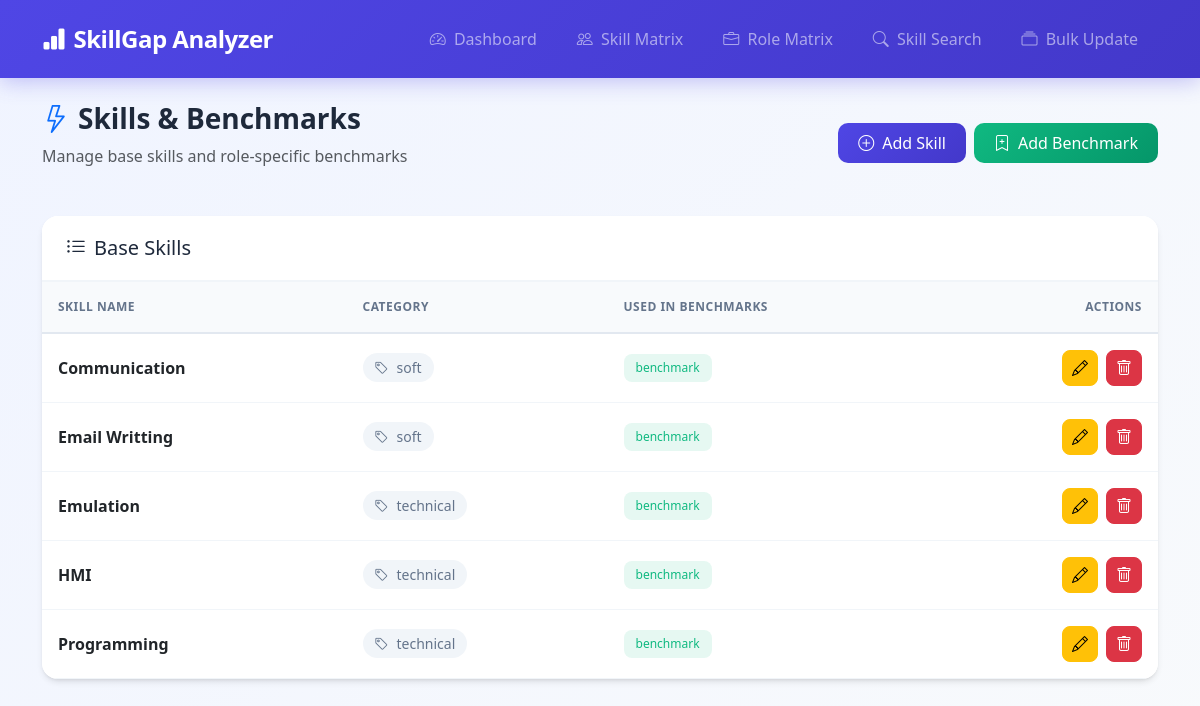
Page /skills/ on the earlier database version.
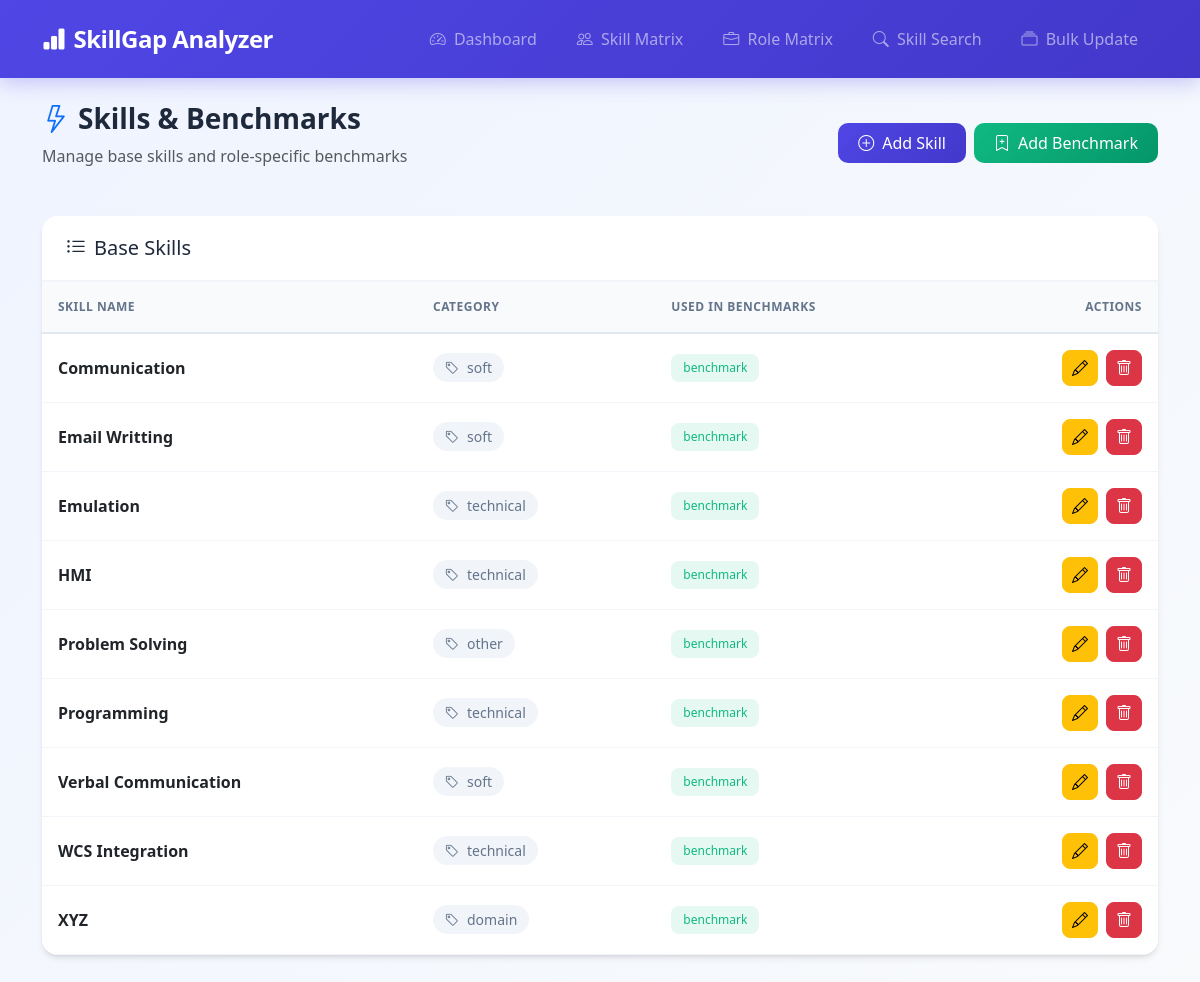
Same page on the later database version.
### gap_analysis/models.py (models this page shows, shortened)
class Skill(models.Model):
    CATEGORY_CHOICES = [
        ('technical', 'Technical'),
        ('soft', 'Soft Skills'),
        ('leadership', 'Leadership'),
        ('domain', 'Domain Knowledge'),
        ('tools', 'Tools & Software'),
        ('other', 'Other'),
    ]
    name = models.CharField(max_length=100, unique=True)
    category = models.CharField(max_length=100, choices=CATEGORY_CHOICES, blank=True, null=True)
    description = models.TextField(blank=True, null=True)
    class Meta:
        ordering = ['name']

### gap_analysis/views.py (the view)
# urls.py: path('skills/', views.SkillListView.as_view(), name='skill_list'),
class SkillListView(ListView):
    model = Skill
    template_name = 'gap_analysis/skill_list.html'
    context_object_name = 'skills'
    ordering = ['name']
    paginate_by = 15

### gap_analysis/templates/gap_analysis/skill_list.html (shortened to what this page needs)
{% extends 'gap_analysis/base.html' %}
{% block content %}
<div class="animate-fade-in">
    <div class="page-header">
        <div>
            <h1 class="page-title">
                <i class="bi bi-lightning me-2 text-primary"></i>Skills & Benchmarks
            </h1>
            <p class="text-muted mt-1">Manage base skills and role-specific benchmarks</p>
        </div>
        <div class="d-flex gap-2">
            <a href="{% url 'add_skill' %}" class="btn btn-primary">
                <i class="bi bi-plus-circle me-2"></i>Add Skill
            </a>
            <a href="{% url 'add_benchmark' %}" class="btn btn-success">
                <i class="bi bi-bookmark-plus me-2"></i>Add Benchmark
            </a>
        </div>
    </div>
    <div class="card">
        <div class="card-header">
            <h5 class="mb-0"><i class="bi bi-list-ul me-2"></i>Base Skills</h5>
        </div>
        <div class="card-body p-0">
            <div class="table-responsive">
                <table class="table table-hover mb-0">
                    <thead>
                        <tr>
                            <th>Skill Name</th>
                            <th>Category</th>
                            <th>Used In Benchmarks</th>
                            <th class="text-end">Actions</th>
                        </tr>
                    </thead>
                    <tbody>
                        {% for skill in skills %}
                        <tr>
                            <td>
                                <strong>{{ skill.name }}</strong>
                            </td>
                            <td>
                                {% if skill.category %}
                                    <span class="skill-category">
                                        <i class="bi bi-tag"></i>{{ skill.category }}
                                    </span>
                                {% else %}
                                    <span class="text-muted">-</span>
                                {% endif %}
                            </td>
                            <td>
                                {% with skill.benchmark_set.count as benchmark_count %}
                                    <span class="badge" style="background: rgba(16, 185, 129, 0.1); color: #10b981;">
                                        {{ benchmark_count }} benchmark{{ benchmark_count|pluralize }}
                                    </span>
                                {% endwith %}
                            </td>
                            <td>
                                <div class="d-flex justify-content-end gap-2">
                                    <a href="{% url 'skill_update' skill.id %}" class="btn btn-warning btn-icon" title="Edit">
                                        <i class="bi bi-pencil"></i>
                                    </a>
                                    <a href="{% url 'skill_delete' skill.id %}" class="btn btn-danger btn-icon" title="Delete">
                                        <i class="bi bi-trash"></i>
                                    </a>
                                </div>
                            </td>
                        </tr>
                        {% endfor %}
                    </tbody>
                </table>
            </div>
        </div>
    </div>
</div>
{% endblock %}

Differences in the rows shown:
added Skill: name "Problem Solving", category "other"
added Skill: name "Verbal Communication", category "soft"
added Skill: name "WCS Integration", category "technical"
added Skill: name "XYZ", category "domain"
